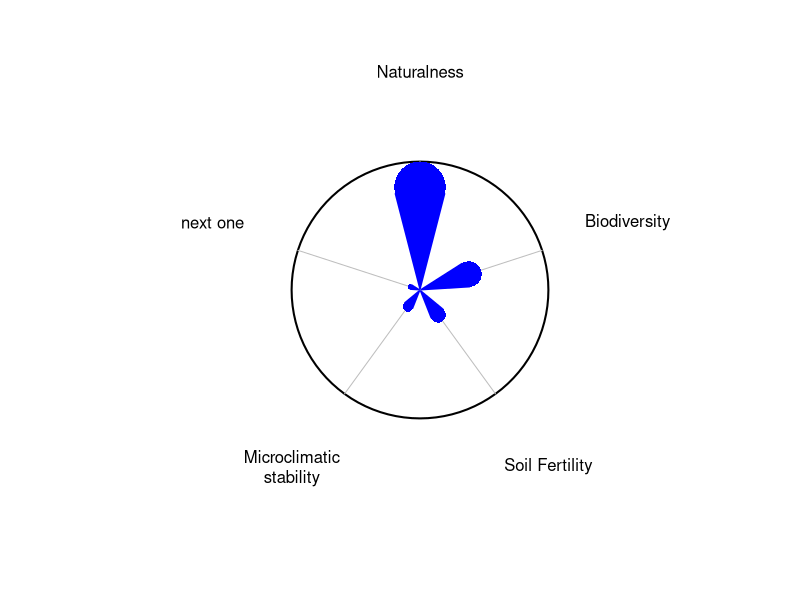

Generate this figure with R:
rotate<-function(xy,angle){
	m<-matrix(c(cos(-angle*pi/180),-sin(-angle*pi/180),sin(-angle*pi/180),cos(-angle*pi/180)),nrow=2,ncol=2,byrow=T)
	xy2<-m%*%xy
	return(as.numeric(xy2))
}

flallg<-function(
	values.orig = c(1,0.5,0.3,0.2,0.1),
	vlabels = c("Naturalness","Biodiversity","Soil Fertility","Microclimatic\nstability","next one"),
	angle.start = 0,
	lab.offset = 0.7,
	crad = 1,
	plot.xlim = c(-1.5,1.5),
	plot.ylim = c(-1.5,1.5),
	x.cent = 0,
	y.cent = 0,
	col = "blue"
	){

	require(plotrix)

	plot(NA,axes=F,xlab="",ylab="",xlim=plot.xlim,ylim=plot.ylim,asp=1)
		# note that asp=1 is critical to keep draw.circle() from overriding the coordinate system
	d=draw.circle(x.cent,y.cent,radius=crad,nv=100,border=NULL,col=NA,lty=1,lwd=2)
	if(length(col)!=length(values.orig)){petalcol=rep(col,length.out=length(values.orig))}
	if(length(col)==length(values.orig)){petalcol=col}
	values=numeric(length(values.orig))
	nrays<-length(values)
	angle.diff=360/nrays

	for(i in 1:(nrays)){
		
		# coordinates for petal components (incl. grey line extremities, circle centre,
		# polygon corners, and label positions) are first built and then rotated.
		
		#line coordinates
		ytemp0<-y.cent+crad
		xtemp0<-0
		
		#circle centre coordinates
		r=values.orig[i]/5
		values[i]=values.orig[i]-r
		angle<-(angle.start+(i-1)*angle.diff)
		xtemp1<-0
		ytemp1<-y.cent+values[i]

		#triangle coordinates
		#v^2=r^2+adj^2
		adj<-sqrt((values[i]^2)-r^2)
		#sin(ang)=r/values[i]
		ang<-asin(r/values[i])*180/pi
		ang2<-180-90-ang
		ang3<-180-90-ang2
		xtemp2<-xtemp1-cos(ang3*pi/180)*r
		ytemp2<-ytemp1-sin(ang3*pi/180)*r
		xtemp3<-xtemp1+cos(ang3*pi/180)*r
		ytemp3<-ytemp1-sin(ang3*pi/180)*r

		#label coords
		ytemp4<-y.cent+1+lab.offset
		xtemp4<-0

		#rotate all coords
		xy0<-rotate(c(xtemp0,ytemp0),angle)
		xy1<-rotate(c(xtemp1,ytemp1),angle)
		xy2<-rotate(c(xtemp2,ytemp2),angle)
		xy3<-rotate(c(xtemp3,ytemp3),angle)
		xy4<-rotate(c(xtemp4,ytemp4),angle)

		#draw the components
		lines(x=c(0,xy0[1]),y=c(0,xy0[2]),col="grey")
		draw.circle(xy1[1],xy1[2],radius=r,nv=100,border=NA,col=petalcol[i],lty=1,lwd=1)
		polygon(x=c(0,xy2[1],xy3[1]),y=c(0,xy2[2],xy3[2]),border=petalcol[i],col=petalcol[i])
		text(x=xy4[1],y=xy4[2],label=vlabels[i],xpd=T)
	}
}

# run it using defaults
flallg()
